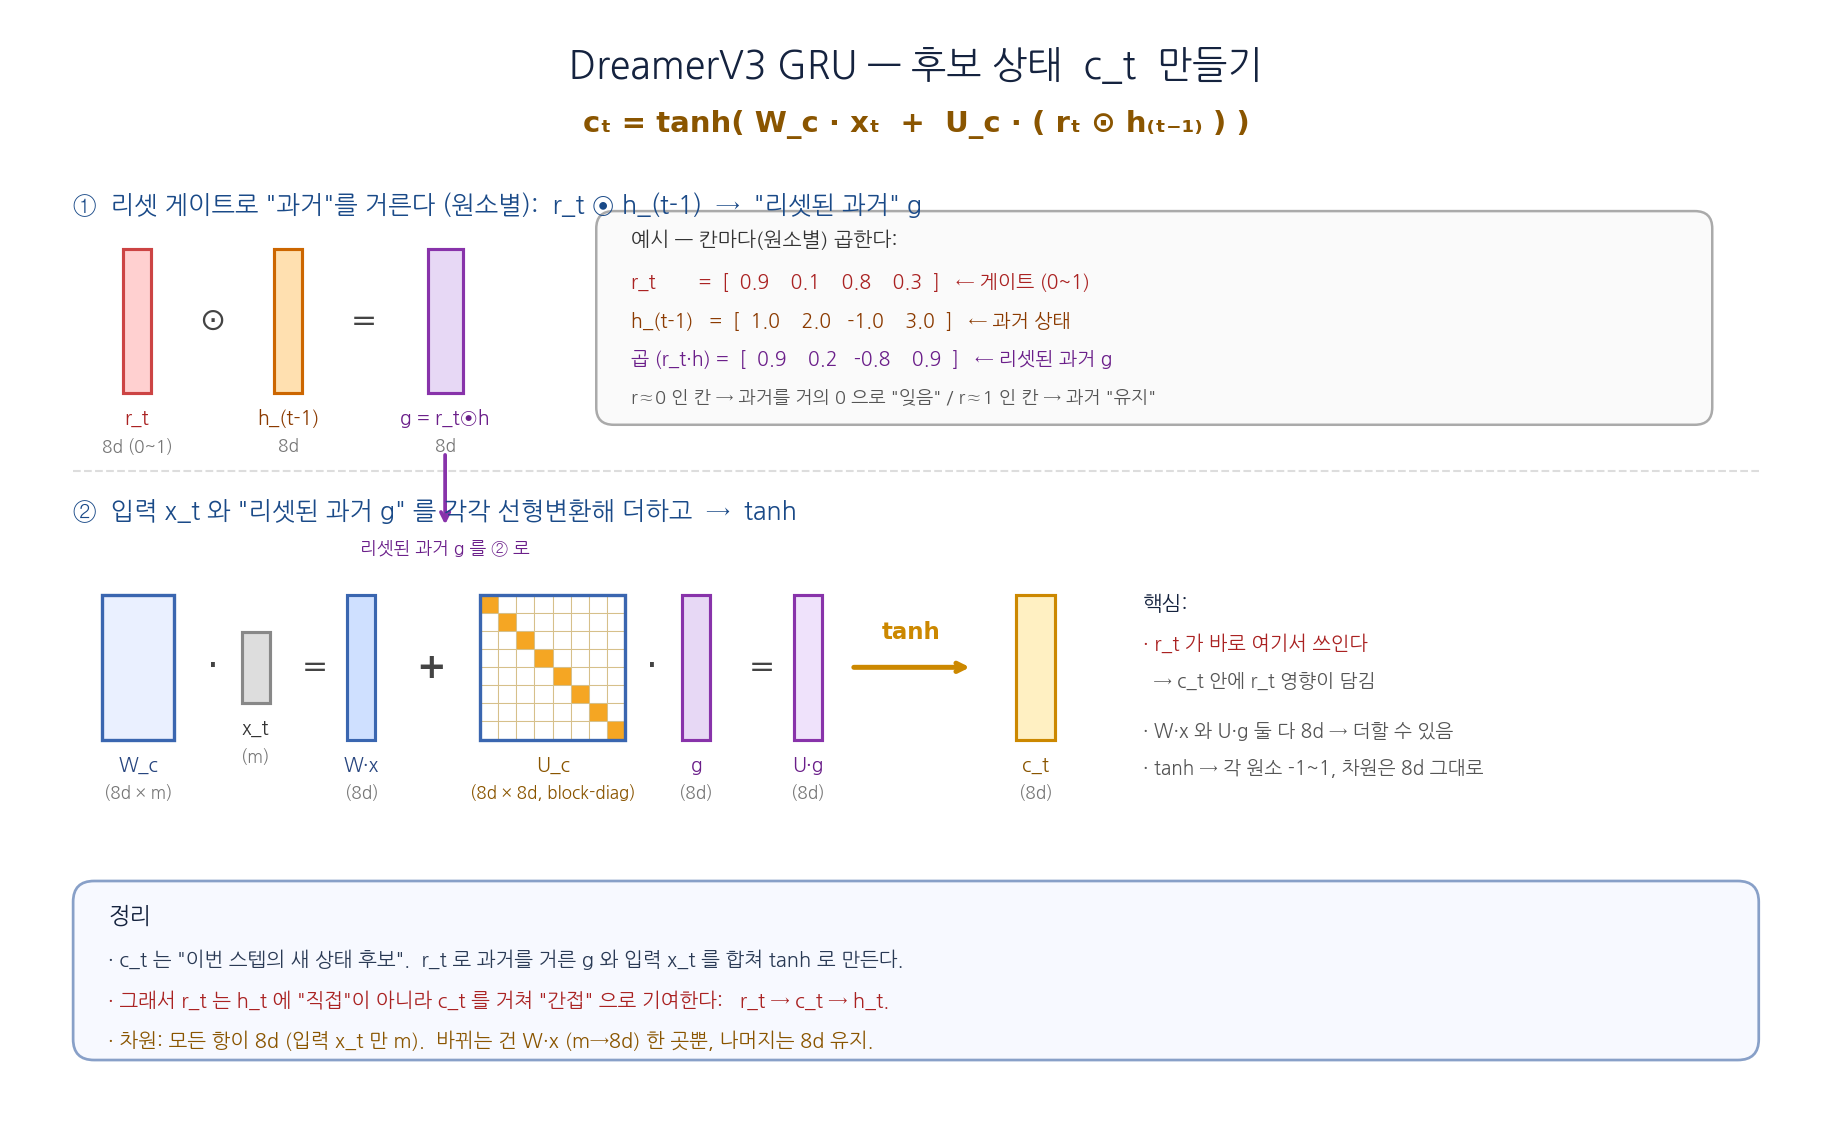

Recreate this plot in Python.
import matplotlib
matplotlib.use('Agg')
import matplotlib.pyplot as plt
from matplotlib.patches import FancyBboxPatch, Rectangle

plt.rcParams['font.family'] = 'NanumGothic'
plt.rcParams['axes.unicode_minus'] = False
SYM = 'DejaVu Sans'

fig, ax = plt.subplots(figsize=(15.5, 9.5))
ax.set_xlim(0, 15.5)
ax.set_ylim(0, 9.5)
ax.axis('off')
fig.patch.set_facecolor('#ffffff')


def rbox(x, y, w, h, fc, ec='#444', lw=1.4, radius=0.12, ls='-'):
    ax.add_patch(FancyBboxPatch((x, y), w, h,
                 boxstyle=f"round,pad=0,rounding_size={radius}",
                 linewidth=lw, edgecolor=ec, facecolor=fc, zorder=3, linestyle=ls))


def rect(x, y, w, h, fc, ec='#444', lw=1.4):
    ax.add_patch(Rectangle((x, y), w, h, facecolor=fc, edgecolor=ec, lw=lw, zorder=4))


def arr(x1, y1, x2, y2, color='#555', lw=2.0, ls='-', rad=0.0, zorder=4):
    ax.annotate('', xy=(x2, y2), xytext=(x1, y1),
                arrowprops=dict(arrowstyle='->', color=color, lw=lw,
                                connectionstyle=f'arc3,rad={rad}', linestyle=ls), zorder=zorder)


def txt(x, y, s, sz=11, color='#222', ha='center', va='center', bold=False, italic=False, zorder=6):
    ax.text(x, y, s, fontsize=sz, color=color, ha=ha, va=va,
            fontweight='bold' if bold else 'normal',
            fontstyle='italic' if italic else 'normal', zorder=zorder)


def sym(x, y, s, sz=13, color='#222', ha='center', va='center', bold=False, zorder=6):
    ax.text(x, y, s, fontsize=sz, color=color, ha=ha, va=va, fontfamily=SYM,
            fontweight='bold' if bold else 'normal', zorder=zorder)


H_M, H_8D = 0.62, 1.25
W_VEC = 0.24


def vec(cx, cy, dim_h, fc, ec, label, dimlabel, lc='#222', w=W_VEC):
    top_y = cy + dim_h / 2
    rect(cx - w / 2, top_y - dim_h, w, dim_h, fc=fc, ec=ec, lw=1.5)
    txt(cx, top_y - dim_h - 0.22, label, sz=9.3, bold=True, color=lc)
    txt(cx, top_y - dim_h - 0.46, dimlabel, sz=8.3, color='#777')


def matrix(x_left, cy, cols_h, rows_h, blockdiag=False, fc='#eaf0ff', ec='#3a66b0'):
    y = cy - rows_h / 2
    if blockdiag:
        N = 8
        cw, ch = cols_h / N, rows_h / N
        for i in range(N):
            for j in range(N):
                rect(x_left + j * cw, y + (N - 1 - i) * ch, cw, ch,
                     fc=('#f5a623' if i == j else '#ffffff'), ec='#d6c08a', lw=0.5)
        ax.add_patch(Rectangle((x_left, y), cols_h, rows_h, facecolor='none', edgecolor=ec, lw=1.6, zorder=5))
    else:
        rect(x_left, y, cols_h, rows_h, fc=fc, ec=ec, lw=1.6)


# ═══════════════ TITLE + FORMULA ═══════════════
txt(7.75, 9.05, 'DreamerV3 GRU — 후보 상태  c_t  만들기', sz=18, bold=True, color='#15233f')
sym(7.75, 8.55, 'cₜ = tanh( W_c · xₜ  +  U_c · ( rₜ ⊙ h₍ₜ₋₁₎ ) )', sz=14, color='#8a5500', bold=True)

# ═══════════════ ① 리셋 적용 ═══════════════
txt(0.5, 7.85, '①  리셋 게이트로 "과거"를 거른다 (원소별):  r_t ⊙ h_(t-1)  →  "리셋된 과거" g', sz=12, bold=True, color='#1a4a88', ha='left')

cyA = 6.85
vec(1.05, cyA, H_8D, '#ffd0d0', '#cc4444', 'r_t', '8d (0~1)', lc='#aa2222')
sym(1.70, cyA, '⊙', sz=15, color='#444')
vec(2.35, cyA, H_8D, '#ffe0b0', '#cc6600', 'h_(t-1)', '8d', lc='#8b3a00')
sym(3.00, cyA, '=', sz=15, color='#444')
vec(3.70, cyA, H_8D, '#e7d8f5', '#8833aa', 'g = r_t⊙h', '8d', lc='#6b1f8a', w=0.30)

# 예시 박스 (원소별 계산)
rbox(5.0, 5.95, 9.6, 1.85, fc='#fafafa', ec='#aaaaaa', lw=1.2, radius=0.15)
txt(5.3, 7.55, '예시 — 칸마다(원소별) 곱한다:', sz=9.8, bold=True, color='#333', ha='left')
txt(5.3, 7.18, 'r_t        =  [  0.9    0.1    0.8    0.3  ]   ← 게이트 (0~1)', sz=9.3, color='#aa2222', ha='left')
txt(5.3, 6.85, 'h_(t-1)   =  [  1.0    2.0   -1.0    3.0  ]   ← 과거 상태', sz=9.3, color='#8b3a00', ha='left')
txt(5.3, 6.52, '곱 (r_t·h) =  [  0.9    0.2   -0.8    0.9  ]   ← 리셋된 과거 g', sz=9.3, color='#6b1f8a', ha='left', bold=True)
txt(5.3, 6.19, 'r≈0 인 칸 → 과거를 거의 0 으로 "잊음" / r≈1 인 칸 → 과거 "유지"', sz=8.8, color='#555', ha='left', italic=True)

# g → 다음 단계로
arr(3.70, cyA - H_8D / 2 - 0.50, 3.70, 5.05, color='#8833aa', lw=1.8)
txt(3.70, 4.88, '리셋된 과거 g 를 ② 로', sz=8.6, color='#6b1f8a', italic=True)

# 구분선
ax.plot([0.5, 15.0], [5.55, 5.55], color='#dddddd', lw=1.0, ls='--', zorder=2)

# ═══════════════ ② 선형변환 + 합 + tanh ═══════════════
txt(0.5, 5.20, '②  입력 x_t 와 "리셋된 과거 g" 를 각각 선형변환해 더하고  →  tanh', sz=12, bold=True, color='#1a4a88', ha='left')

cyB = 3.85
# W_c (8d×m) · x_t (m) = (8d)
matrix(0.75, cyB, H_M, H_8D, fc='#eaf0ff', ec='#3a66b0')
txt(0.75 + H_M / 2, cyB - H_8D / 2 - 0.22, 'W_c', sz=9.3, bold=True, color='#27457f')
txt(0.75 + H_M / 2, cyB - H_8D / 2 - 0.46, '(8d × m)', sz=8.2, color='#777')
sym(1.70, cyB, '·', sz=18, color='#444')
vec(2.07, cyB, H_M, '#dddddd', '#888', 'x_t', '(m)', lc='#333')
sym(2.58, cyB, '=', sz=15, color='#444')
vec(2.98, cyB, H_8D, '#cfe0ff', '#3a66b0', 'W·x', '(8d)', lc='#27457f')

sym(3.58, cyB, '+', sz=17, color='#444', bold=True)

# U_c (8d×8d, block-diag) · g (8d) = (8d)
matrix(4.0, cyB, H_8D, H_8D, blockdiag=True)
txt(4.0 + H_8D / 2, cyB - H_8D / 2 - 0.22, 'U_c', sz=9.3, bold=True, color='#8a5500')
txt(4.0 + H_8D / 2, cyB - H_8D / 2 - 0.46, '(8d × 8d, block-diag)', sz=8.2, color='#8a5500')
sym(5.48, cyB, '·', sz=18, color='#444')
vec(5.86, cyB, H_8D, '#e7d8f5', '#8833aa', 'g', '(8d)', lc='#6b1f8a')
sym(6.42, cyB, '=', sz=15, color='#444')
vec(6.82, cyB, H_8D, '#efe2fb', '#8833aa', 'U·g', '(8d)', lc='#6b1f8a')

# → tanh → c_t
arr(7.18, cyB, 8.25, cyB, color='#cc8800', lw=2.4)
sym(7.71, cyB + 0.30, 'tanh', sz=11, color='#cc8800', bold=True)
vec(8.78, cyB, H_8D, '#fff0c2', '#cc8800', 'c_t', '(8d)', lc='#8a5500', w=0.34)

# 우측 메모
txt(9.7, 4.40, '핵심:', sz=10, bold=True, color='#15233f', ha='left')
txt(9.7, 4.05, '· r_t 가 바로 여기서 쓰인다', sz=9.4, color='#aa2222', ha='left')
txt(9.7, 3.73, '  → c_t 안에 r_t 영향이 담김', sz=9.2, color='#555', ha='left')
txt(9.7, 3.30, '· W·x 와 U·g 둘 다 8d → 더할 수 있음', sz=9.2, color='#555', ha='left')
txt(9.7, 2.98, '· tanh → 각 원소 -1~1, 차원은 8d 그대로', sz=9.2, color='#555', ha='left')

# ═══════════════ 하단 요약 ═══════════════
rbox(0.5, 0.45, 14.5, 1.55, fc='#f7f9ff', ec='#88a0c8', lw=1.3, radius=0.18)
txt(0.8, 1.70, '정리', sz=11, bold=True, color='#15233f', ha='left')
txt(0.8, 1.32, '· c_t 는 "이번 스텝의 새 상태 후보".  r_t 로 과거를 거른 g 와 입력 x_t 를 합쳐 tanh 로 만든다.', sz=9.6, color='#2a3a55', ha='left')
txt(0.8, 0.96, '· 그래서 r_t 는 h_t 에 "직접"이 아니라 c_t 를 거쳐 "간접" 으로 기여한다:   r_t → c_t → h_t.', sz=9.6, color='#aa2222', ha='left')
txt(0.8, 0.62, '· 차원: 모든 항이 8d (입력 x_t 만 m).  바뀌는 건 W·x (m→8d) 한 곳뿐, 나머지는 8d 유지.', sz=9.6, color='#8a5500', ha='left')

out = '/home/jovyan/workspace/Paper_Review_KR/World_Model/figs/DreamerV3/gru_candidate.png'
plt.savefig(out, dpi=150, bbox_inches='tight', facecolor='white')
print('Saved:', out)
